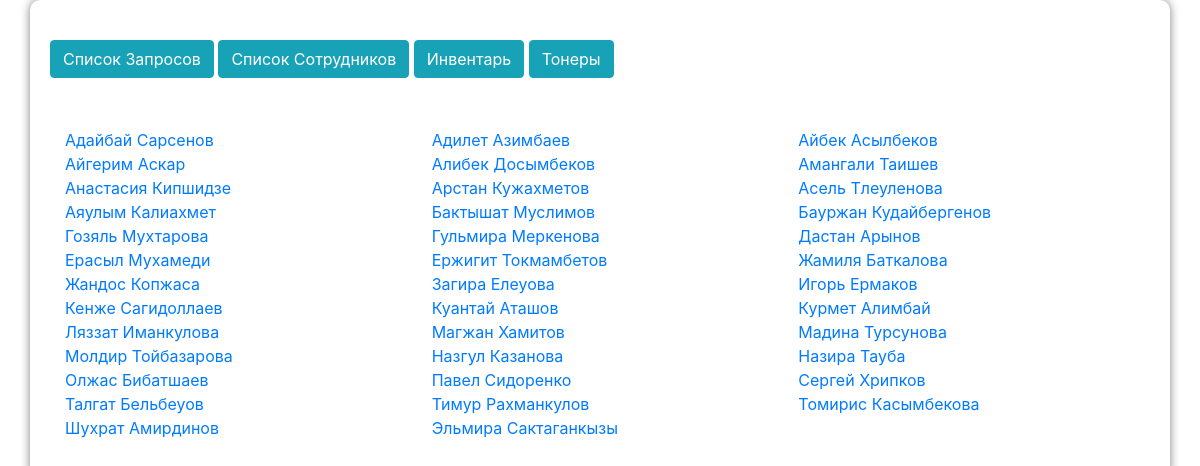
The page /level_list/ (signed in) on the database as committed earlier.
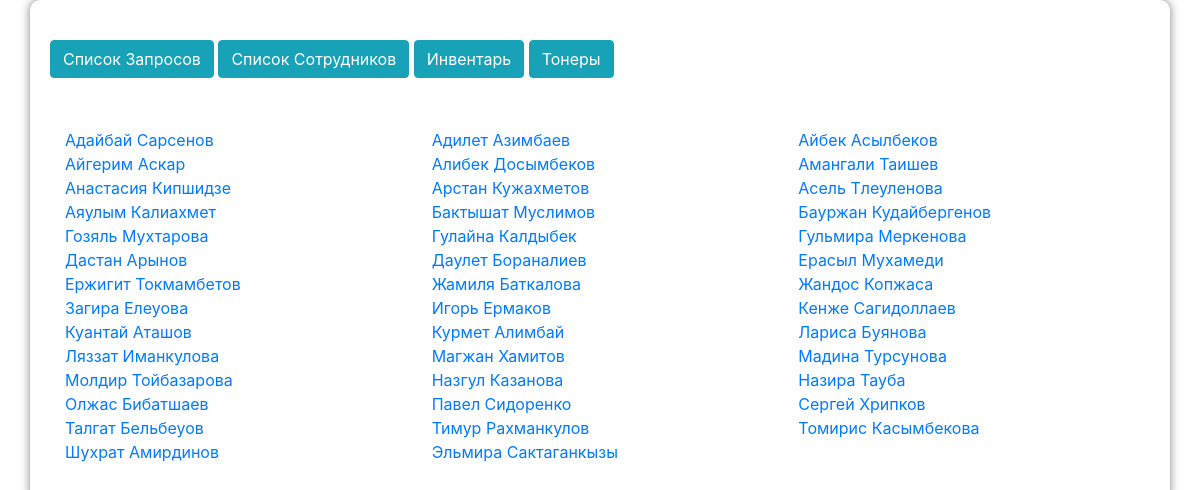
The same page on the database as committed later.
### blog/models.py (models this page shows, shortened)
class Worker(models.Model):
    name = models.CharField(max_length=200, default='')
    surname = models.CharField(max_length=200, default='')
    email = models.CharField(max_length=200, default='')
    server = models.CharField(max_length=200, default='')
    company = models.CharField(
        max_length=2,
        choices=companyChoice,
        default='pd',
    )
    job = models.CharField(
        max_length=2,
        choices=jobChoice,
        default='pd',
    )

### blog/views.py (the view)
# urls.py: path('level_list/', views.level_list, name='level_list'),
def level_list(request):
    posts = Worker.objects.order_by('name')
    return render(request, 'blog/level_list.html', {'posts': posts})

### blog/templates/blog/level_list.html (shortened to what this page needs)
{% extends 'blog/base.html' %}
{% block content %}
    {% if user.is_authenticated %}
        <div class="row">
            {% for post in posts %}
            <div class="col-md-4"  id="{% if post.company == 'pd' %}001{% elif post.company == 'ar' %}002{% elif post.company == 'bt' %}003{% elif post.company == 'ts' %}004{% elif post.company == 'ki' %}005{% elif post.company == 'co' %}co{% else %}un{% endif %}{{ post.job }}{{ post.workerID }}">
                <a href="{% url 'level_detail' pk=post.pk %}">
                    {{ post.name }}
                    {{ post.surname }}
                </a>
            </div>
            {% endfor %}
        </div>
    {% else %}
        <a href="/accounts/login/">Login</a>
    {% endif %}
{% endblock %}

Rows that differ between the two databases and show on the page:
added Worker: name "Гулайна", surname "Калдыбек"
added Worker: name "Даулет", surname "Бораналиев"
added Worker: name "Лариса", surname "Буянова"
